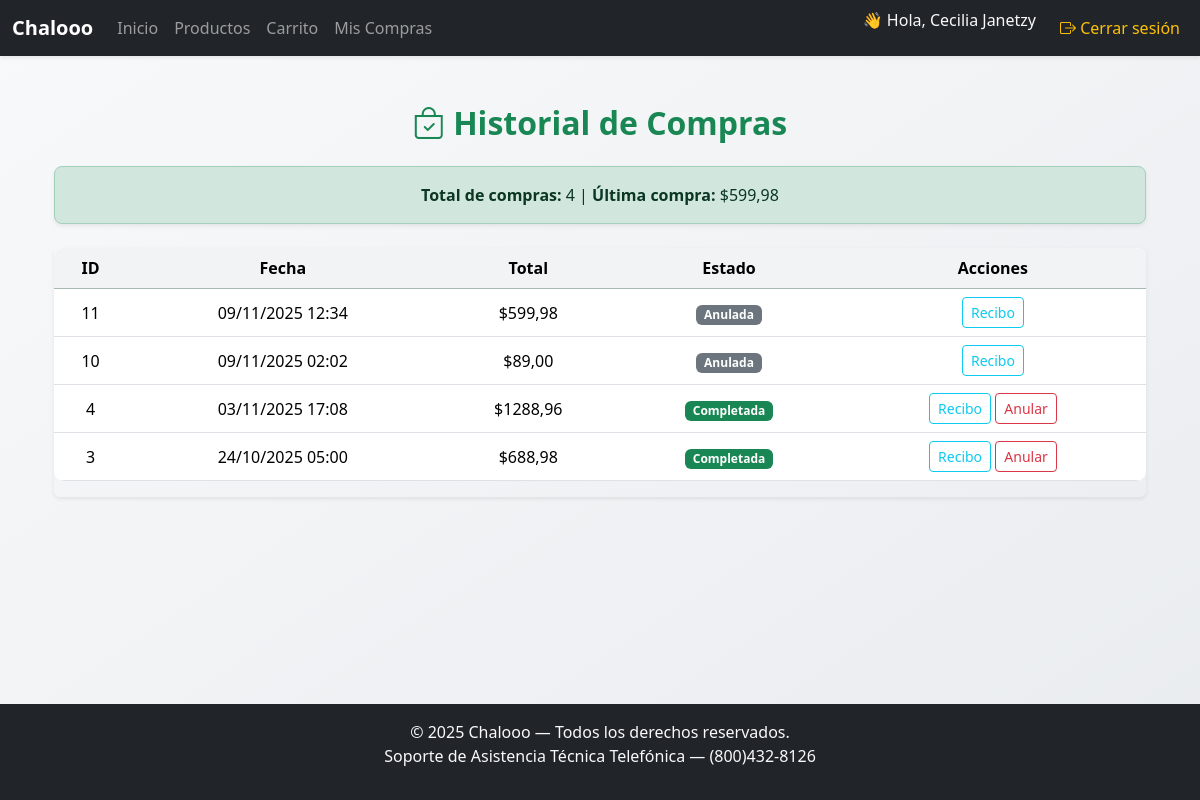
The page /historial/ (signed in) on the database as committed earlier.
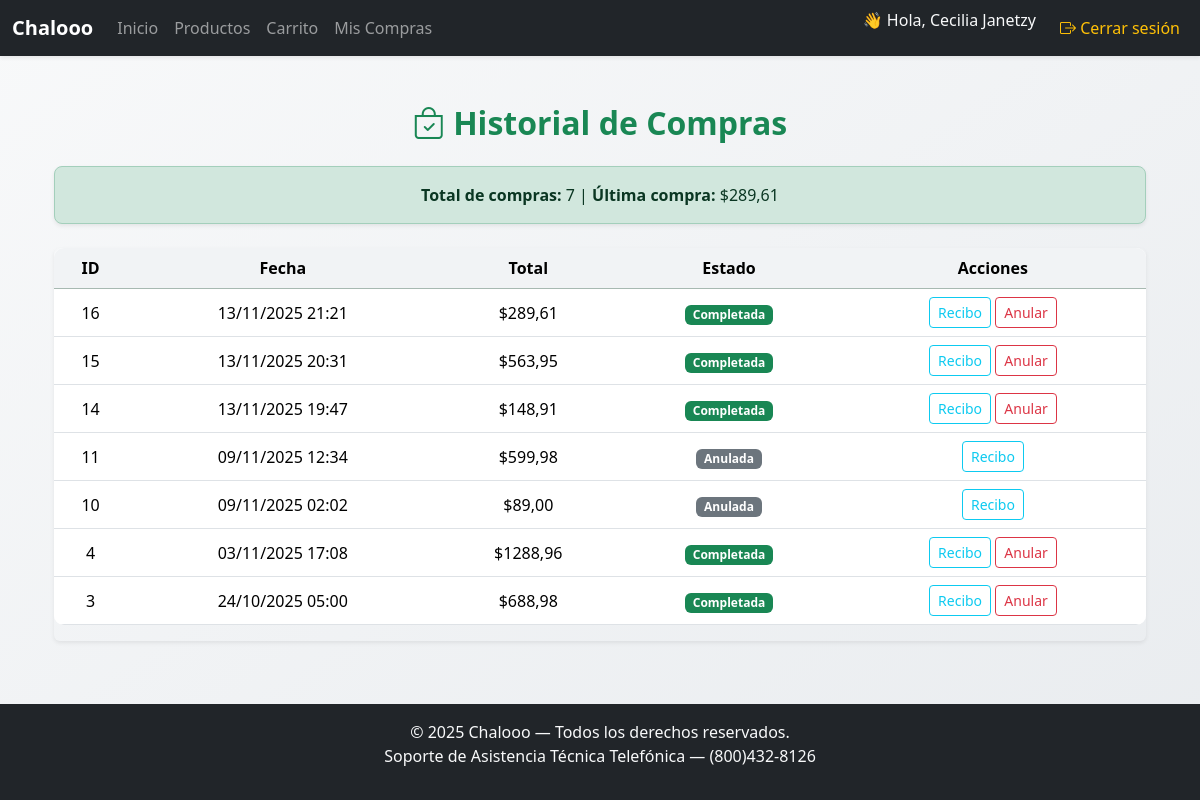
The same page on the database as committed later.
### chalooo/models.py (models this page shows, shortened)
class Venta(models.Model):
    ESTADOS = [
        ('completada', 'Completada'),
        ('anulada', 'Anulada'),
    ]
    id_venta = models.AutoField(primary_key=True)
    cliente = models.ForeignKey(Cliente, on_delete=models.CASCADE)
    fecha = models.DateTimeField(auto_now_add=True)
    total = models.DecimalField(max_digits=12, decimal_places=2, default=0.00)
    estado = models.CharField(max_length=15, choices=ESTADOS, default='completada')

### chalooo/views.py (the view)
# urls.py: path('historial/', views.historial_compras, name='historial'), # pylint: disable=no-member
@login_required
def historial_compras(request):
    try:
        cliente = Cliente.objects.get(usuario=request.user)
    except Cliente.DoesNotExist:
        messages.warning(request, "Debes registrarte como cliente para ver tu historial.")
        return redirect("chalooo:registro")
    ventas = Venta.objects.filter(cliente=cliente).order_by("-fecha")
    return render(request, "chalooo/historial.html", {"ventas": ventas})

### chalooo/templates/chalooo/historial.html (shortened to what this page needs)
{% extends "base.html" %}
{% block content %}
<div class="container mt-4 fade-in">
    <h2 class="text-center text-success mb-4">
        <i class="bi bi-bag-check"></i> Historial de Compras
    </h2>
    {% if ventas %}
        <div class="alert alert-success text-center shadow-sm mb-4">
            <strong>Total de compras:</strong> {{ ventas|length }} |
            {% with ultima=ventas|first %}
                <strong>Última compra:</strong> ${{ ultima.total|floatformat:2 }}
            {% endwith %}
        </div>
        <div class="table-responsive shadow-sm rounded">
            <table class="table table-hover align-middle text-center">
                <thead class="table-success">
                    <tr>
                        <th>ID</th>
                        <th>Fecha</th>
                        <th>Total</th>
                        <th>Estado</th>
                        <th>Acciones</th>
                    </tr>
                </thead>
                <tbody>
                    {% for venta in ventas %}
                    <tr>
                        <td>{{ venta.id_venta }}</td>
                        <td>{{ venta.fecha|date:"d/m/Y H:i" }}</td>
                        <td>${{ venta.total|floatformat:2 }}</td>
                        <td>
                            {% if venta.estado == "completada" %}
                                <span class="badge bg-success">Completada</span>
                            {% else %}
                                <span class="badge bg-secondary">Anulada</span>
                            {% endif %}
                        </td>
                        <td>
                            <a href="{% url 'chalooo:recibo_pdf' venta.id_venta %}"
                                class="btn btn-sm btn-outline-info">
                                Recibo
                            </a>
                            {% if venta.estado == "completada" %}
                            <a href="{% url 'chalooo:anular_venta' venta.id_venta %}"
                                class="btn btn-sm btn-outline-danger"
                                onclick="return confirm('¿Seguro que deseas anular esta compra?');">
                                Anular
                            </a>
                            {% endif %}
                        </td>
                    </tr>
                    {% endfor %}
                </tbody>
            </table>
        </div>
    {% else %}
        <div class="alert alert-warning text-center shadow-sm">
            <i class="bi bi-emoji-frown"></i> Aún no has realizado ninguna compra.
        </div>
    {% endif %}
</div>
{% endblock %}

Rows that differ between the two databases and show on the page:
added Venta: total "289,61", id_venta "16", fecha "13/11/2025 21:21", estado "Completada"
added Venta: id_venta "15", fecha "13/11/2025 20:31", total "563,95", estado "Completada"
added Venta: id_venta "14", fecha "13/11/2025 19:47", total "148,91", estado "Completada"
Other text that changed with them:
{{ ventas|length }}: "4" → "7"
{{ ultima.total|floatformat:2 }}: "599,98" → "289,61"
